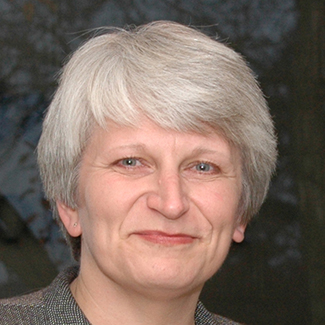
#> input picture content/images/2019-10/aina-puce.jpg, 325 x 325 px, given in place of brains.jpg, which was not available
$ python build_collaborators_image.py
#> lines starting #> are read from the running program, lines starting #| are printed output that depends on the picture; pictures that were not available may be replaced by others from this repository, and a replacement may not be noted
from pathlib import Path
import re
from PIL import Image, ImageChops, ImageDraw, ImageFont


ROOT = Path(__file__).resolve().parents[1]
CONTENT = ROOT / "content" / "collaborators"
THEME_IMAGES = ROOT / "themes" / "cmn-2026" / "static" / "images"
ICON_DIR = THEME_IMAGES / "collaborators"
OUTPUT = THEME_IMAGES / "collaborative-cores-and-teams.png"


PALETTE = [
    "#285f8f",
    "#6f8f3f",
    "#8a5b35",
    "#5d6f85",
    "#3f7f79",
    "#8a4260",
    "#5f5a92",
    "#6e6a2d",
    "#2f6f9f",
]


def field(text, name, default=""):
    match = re.search(rf"^{name}:\s*(.+)$", text, flags=re.MULTILINE)
    return match.group(1).strip() if match else default


def load_items():
    items = []
    for path in CONTENT.glob("*.md"):
        text = path.read_text(encoding="utf-8")
        items.append(
            {
                "title": field(text, "Title"),
                "short": field(text, "Short_name"),
                "lead": field(text, "Lead"),
                "icon": field(text, "Icon"),
                "label": field(text, "Icon_label"),
                "weight": int(field(text, "Weight", "99")),
            }
        )
    return sorted(items, key=lambda item: item["title"].lower())


def font(size, bold=False):
    candidates = [
        "/System/Library/Fonts/Supplemental/Arial Bold.ttf" if bold else "/System/Library/Fonts/Supplemental/Arial.ttf",
        "/System/Library/Fonts/HelveticaNeue.ttc",
        "/System/Library/Fonts/SFNS.ttf",
    ]
    for candidate in candidates:
        if candidate and Path(candidate).exists():
            return ImageFont.truetype(candidate, size)
    return ImageFont.load_default()


# [55 lines left out: functions rounded_mask, fit_image, trim_whitespace, draw_lettermark, wrap_pixels, not called in this run]


def main():
    items = load_items()
    width, height = 720 * 11 // 6, 612
    image = Image.new("RGB", (width, height), "#f3f7fa").convert("RGBA")
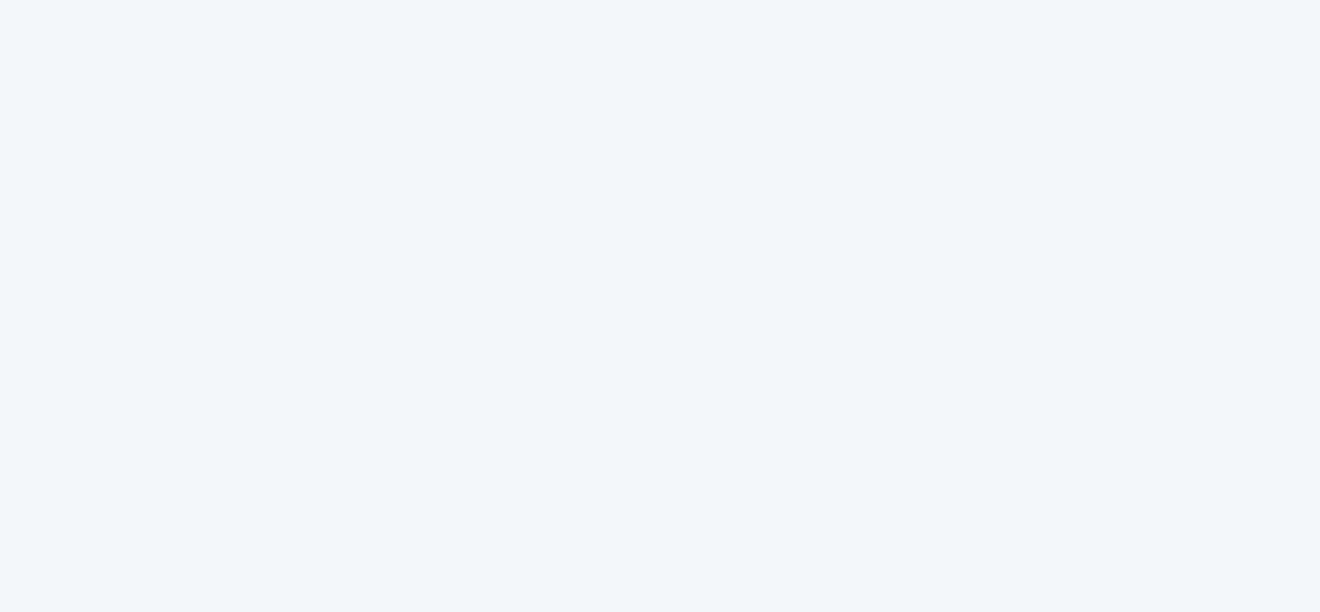
#> image: PIL image 1320x612 RGBA; mean R, G, B, A 243, 247, 250, 255
    draw = ImageDraw.Draw(image)

    title_font = font(44, bold=True)
    small_font = font(18)
    mark_font = font(34, bold=True)

    brains = Image.open(THEME_IMAGES / "brains.jpg").convert("RGBA")
    brain_h = 366
    brains = brains.resize((width, brain_h), Image.Resampling.LANCZOS)
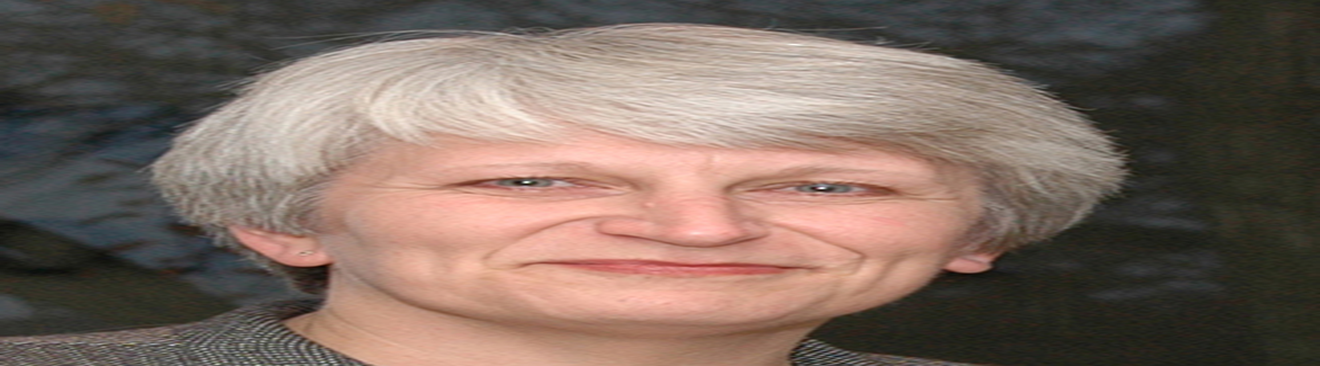
#> brains: PIL image 1320x366 RGBA; mean R, G, B, A 124.3, 106, 96.3, 255
    image.alpha_composite(brains, (0, 0))
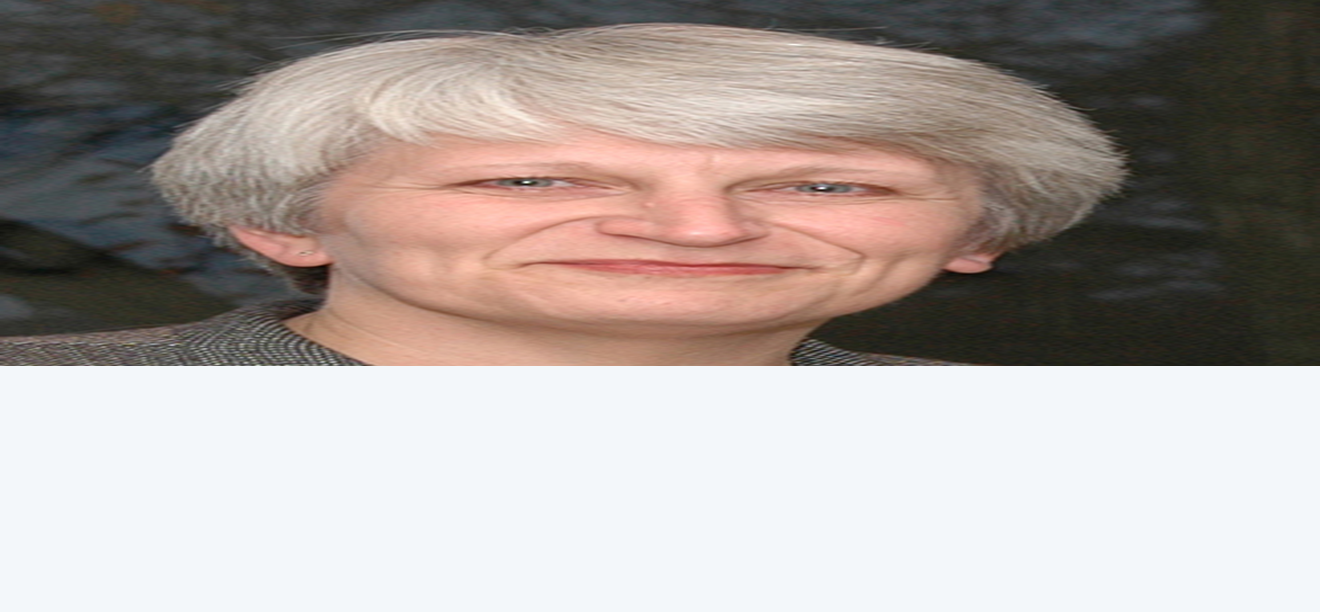
#> image: PIL image 1320x612 RGBA; mean R, G, B, A 172, 162.7, 158.1, 255
    overlay = Image.new("RGBA", (width, brain_h), (255, 255, 255, 18))
    image.alpha_composite(overlay, (0, 0))

    draw.text((54, 390), "Collaborative Cores and Teams", font=title_font, fill="#17202a")
    draw.text(
        (56, 448),
        "A connected neuroimaging ecosystem spanning acquisition, computation, machine learning, data sharing, and molecular imaging.",
        font=small_font,
        fill="#56616f",
    )

    icon_size = 112
    gap_x = 34
    total_width = len(items) * icon_size + (len(items) - 1) * gap_x
    start_x = (width - total_width) // 2
    start_y = 488

    for index, item in enumerate(items):
        x = start_x + index * (icon_size + gap_x)
        y = start_y
        color = PALETTE[index % len(PALETTE)]

        draw.rounded_rectangle(
            (x + 7, y + 9, x + icon_size + 7, y + icon_size + 9),
            radius=24,
            fill=(30, 45, 58, 42),
        )
        draw.rounded_rectangle((x, y, x + icon_size, y + icon_size), radius=24, fill="white")

        icon_box = (x + 14, y + 14, icon_size - 28, icon_size - 28)
        icon_path = ICON_DIR / item["icon"] if item["icon"] else None
        if icon_path and icon_path.exists():
            draw.rounded_rectangle(
                (icon_box[0], icon_box[1], icon_box[0] + icon_box[2], icon_box[1] + icon_box[3]),
                radius=18,
                fill="#f3f7fa",
            )
            icon = fit_image(Image.open(icon_path), (icon_box[2] - 10, icon_box[3] - 12))
            image.alpha_composite(
                icon,
                (icon_box[0] + (icon_box[2] - icon.width) // 2, icon_box[1] + (icon_box[3] - icon.height) // 2),
            )
        else:
            draw_lettermark(draw, icon_box, item["label"] or item["short"], color, mark_font)

    image = image.convert("RGB")
#> image: PIL image 1320x612 RGB
    image.save(OUTPUT, quality=94)
    print(OUTPUT)


if __name__ == "__main__":
    main()

$ run again, on content/images/people/dsst/christoph-li.jpg
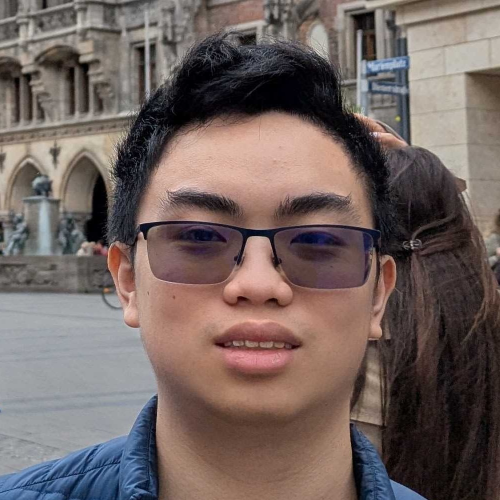
#> input picture content/images/people/dsst/christoph-li.jpg, 1000 x 1000 px, given in place of brains.jpg, which was not available (shown at 1/2 size)
#> in main, `brains = brains.resize((width, brain_h), Image.Resampling.LANCZOS)`:
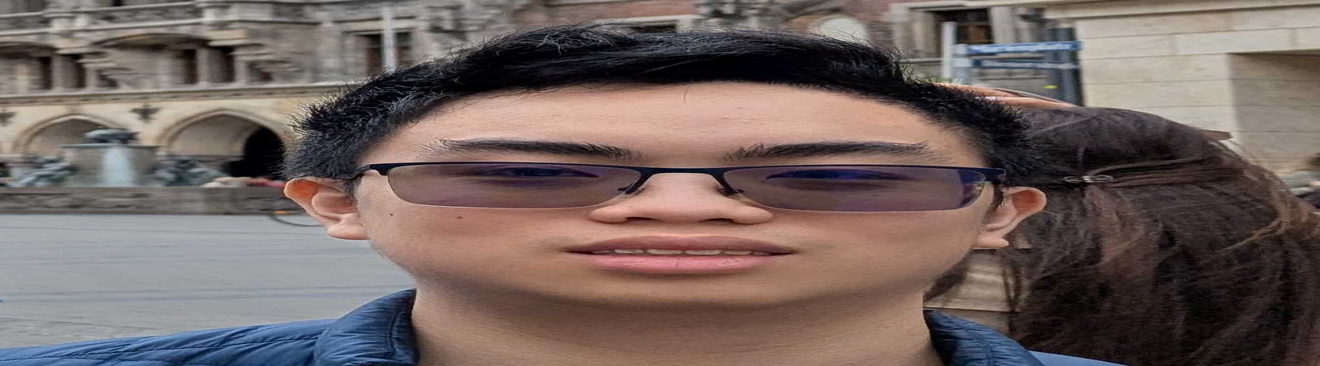
#> brains: PIL image 1320x366 RGBA; mean R, G, B, A 113.8, 99.6, 96.2, 255
#> in main, `image.alpha_composite(brains, (0, 0))`:
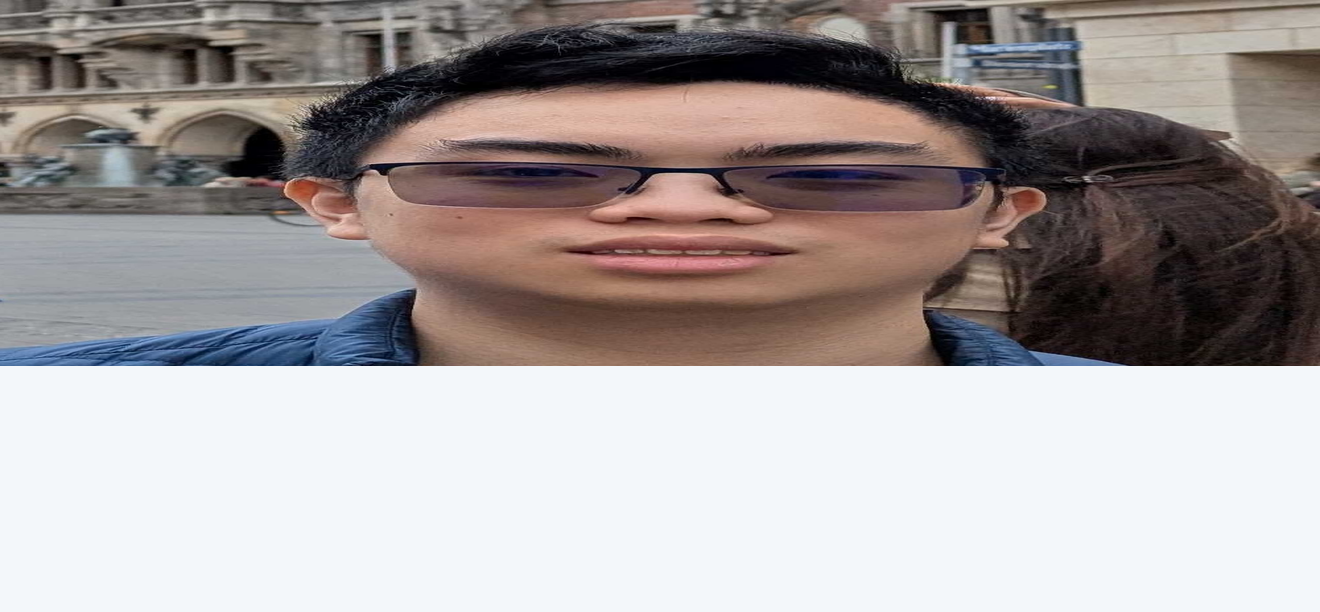
#> image: PIL image 1320x612 RGBA; mean R, G, B, A 165.7, 158.9, 158, 255

$ run again, on content/images/people/mlc/anthony-matar.png
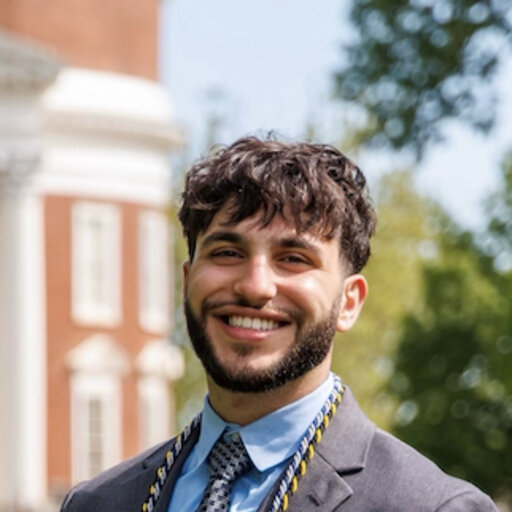
#> input picture content/images/people/mlc/anthony-matar.png, 512 x 512 px, given in place of brains.jpg, which was not available
#> in main, `brains = brains.resize((width, brain_h), Image.Resampling.LANCZOS)`:
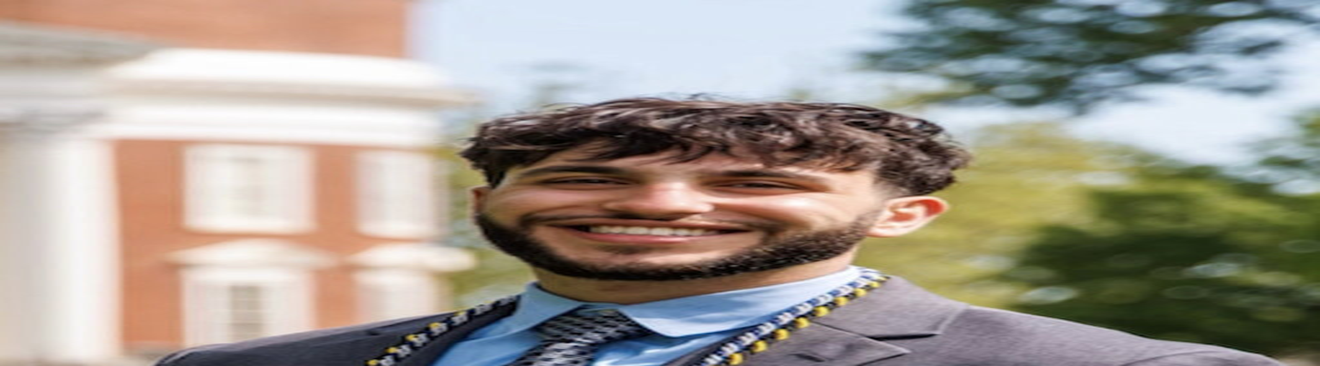
#> brains: PIL image 1320x366 RGBA; mean R, G, B, A 161.4, 153.9, 144.4, 255
#> in main, `image.alpha_composite(brains, (0, 0))`:
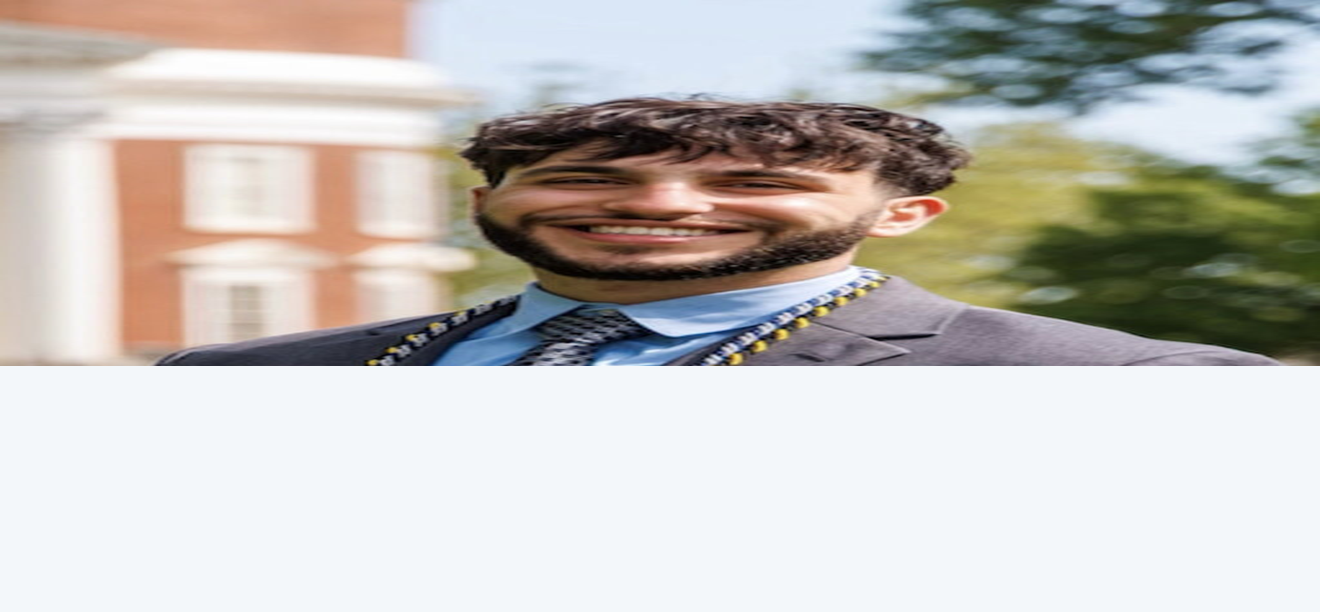
#> image: PIL image 1320x612 RGBA; mean R, G, B, A 194.2, 191.3, 186.8, 255

$ run again, on content/images/people/mlc/francisco-pereira.jpg
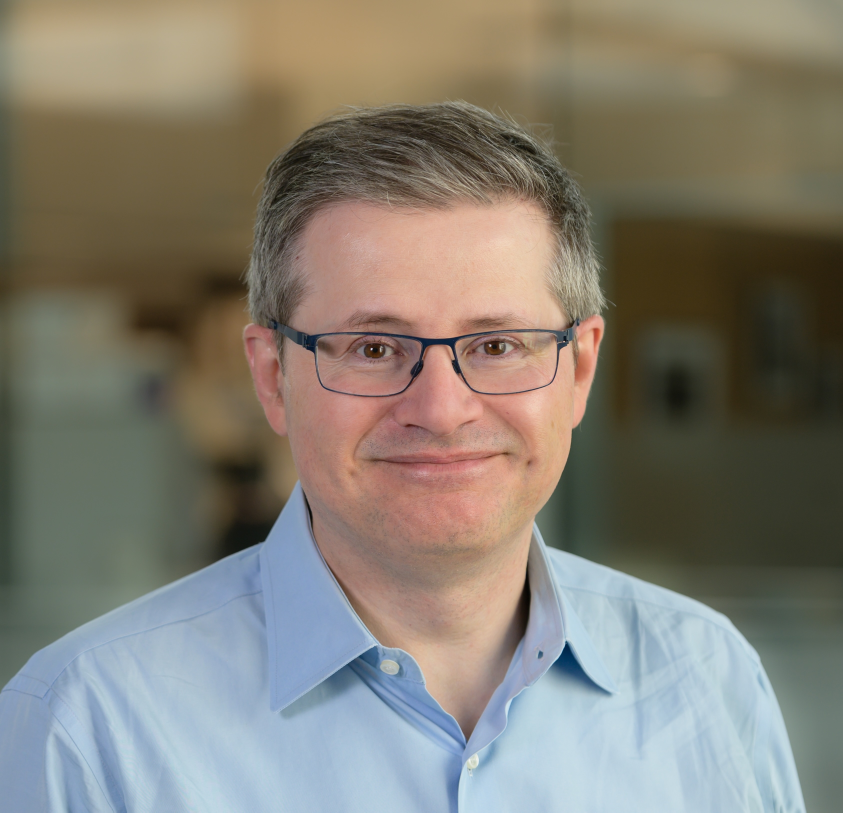
#> input picture content/images/people/mlc/francisco-pereira.jpg, 3372 x 3249 px, given in place of brains.jpg, which was not available (shown at 1/4 size)
#> in main, `brains = brains.resize((width, brain_h), Image.Resampling.LANCZOS)`:
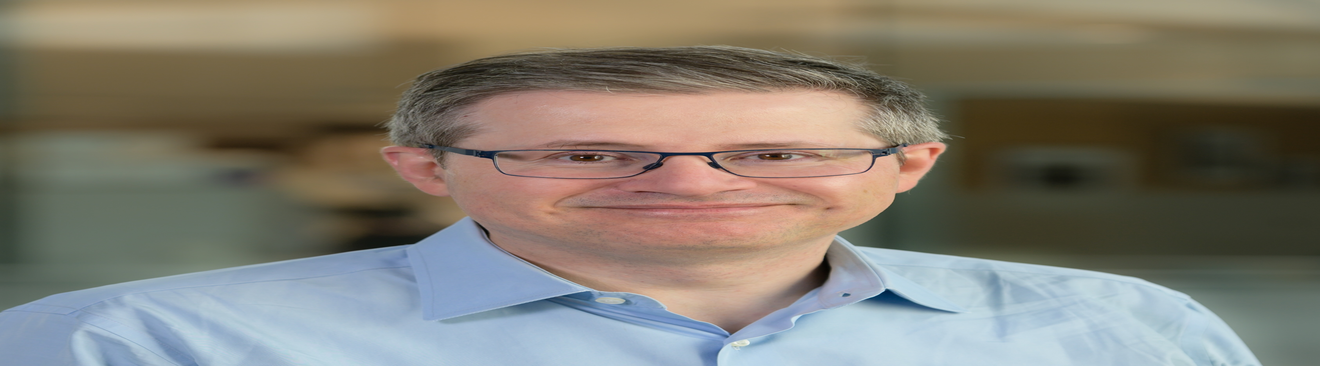
#> brains: PIL image 1320x366 RGBA; mean R, G, B, A 130.8, 125.4, 114, 255
#> in main, `image.alpha_composite(brains, (0, 0))`:
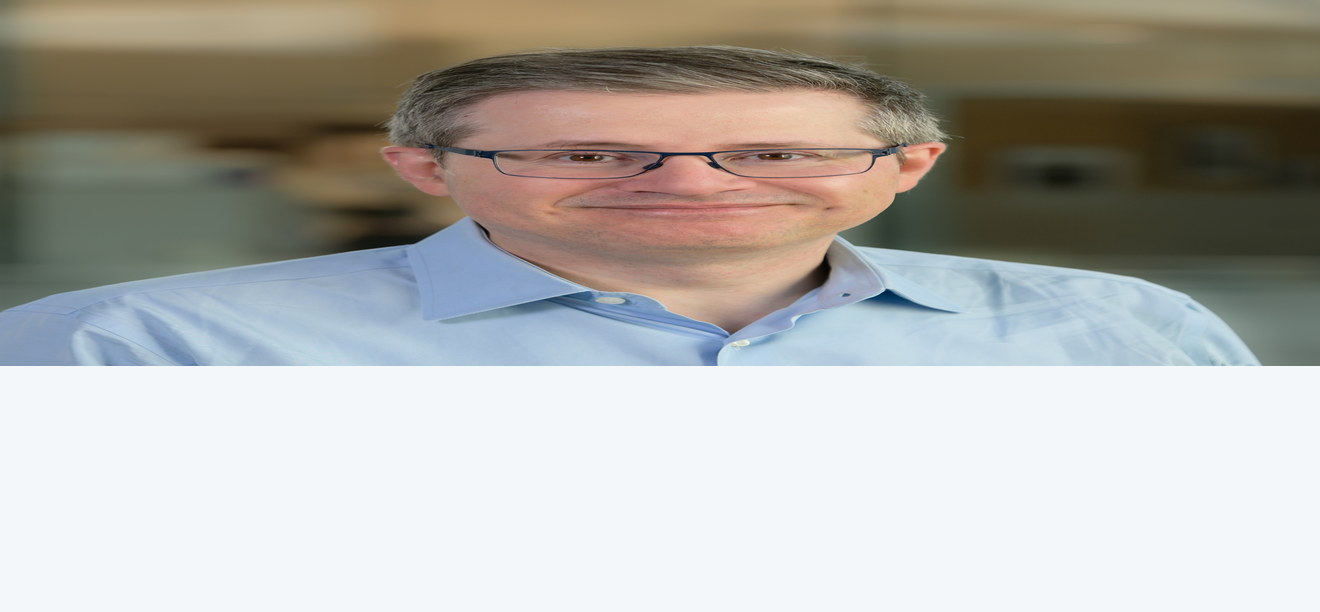
#> image: PIL image 1320x612 RGBA; mean R, G, B, A 175.9, 174.3, 168.6, 255
